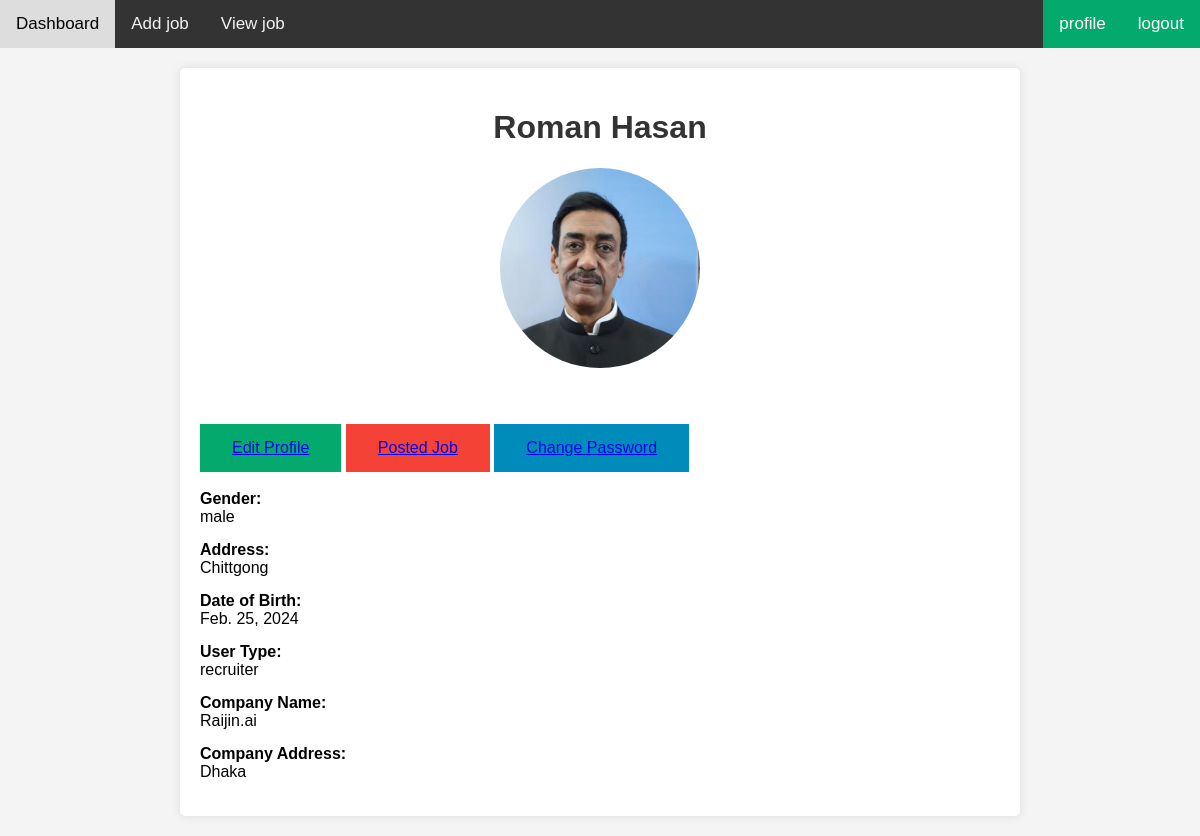
Screenshot of /profile/BasicInformation/ (signed in) with the database file from the repository.
### jobPortalApp/models.py (models this page shows, shortened)
class customUserModel(AbstractUser):
    profile_picture = models.ImageField(upload_to='media/profilePic')
    GENDER = [
        ('male', 'Male'),
        ('female', 'Female'),
        ('other', 'Other'),
    ]
    gender = models.CharField(choices=GENDER, max_length=100)
    address = models.CharField(max_length=100)
    date_of_birth = models.DateField(auto_now_add=True)
    USER_TYPE = [
        ('recruiter', 'Job_Recruiter'),
        ('seeker', 'Job_Seeker'),
    ]
    user_type = models.CharField(choices=USER_TYPE, max_length=100)

class JobRecruiterProfile(models.Model):
    user=models.OneToOneField(customUserModel,on_delete=models.CASCADE,related_name='jobrecruiterprofile')
    company_name=models.CharField(max_length=40)
    company_address=models.CharField(max_length=40)

### jobPortalProject/views.py (the view)
# urls.py: path('profile/BasicInformation/', BasicInformation, name = 'BasicInformation'),
def BasicInformation(request):
    return render(request,'BasicInformation.html')

### template/BasicInformation.html
{% extends 'profile.html' %}
{% block basicinformation %}
<div class="field">
    <label>Gender:</label>
    <p>{{user.gender}}</p>
</div>
<div class="field">
    <label>Address:</label>
    <p>{{user.address}}</p>
</div>
<div class="field">
    <label>Date of Birth:</label>
    <p>{{user.date_of_birth}}</p>
</div>
<div class="field">
    <label>User Type:</label>
    <p>{{user.user_type}}</p>
</div>
{% if user.jobseekerprofile %}
<div class="field">
    <label>Skills:</label>
    <p>{{user.jobseekerprofile.skils}}</p>
</div>
<div class="field">
    <label>Work Experience:</label>
    <p>{{user.jobseekerprofile.work_experience}}</p>
</div>
{% elif user.jobrecruiterprofile %}
<div class="field">
    <label>Company Name:</label>
    <p>{{user.jobrecruiterprofile.company_name}}</p>
</div>
<div class="field">
    <label>Company Address:</label>
    <p>{{user.jobrecruiterprofile.company_address}}</p>
</div>
{% endif %}
</div>
{% endblock basicinformation %}

### template/profile.html (shortened to what this page needs)
{% extends 'index.html' %}
{% block content %}
<!DOCTYPE html>
<html lang="en">
<head>
</head>
<body>
    <div class="container">
        <h1>{{user.first_name}} {{user.last_name}}</h1>
        <img class="profile-picture" src="/{{user.profile_picture}}" alt="Profile Picture">
        <br>
        <br>
        <button class="button"><a href=" {% url 'editProfilePage' %} ">Edit Profile</a></button>
        {% if user.user_type == 'recruiter' %}
        <button class="button button3"><a href=" {% url 'jobPosterbyRecruiter' %} ">Posted Job</a></button>
        {% endif %}
        <button class="button button2"><a href=" {% url 'changePasswordPage' %} ">Change Password</a></button>
        <br>
        <br>
        <div>
            {% block basicinformation %}
            {% endblock basicinformation %}
    </div>
</body>
</html>
{% endblock content %}

### template/navbar.html (style rules this page uses)
body { margin: 0; font-family: Arial, Helvetica, sans-serif; }

### template/profile.html (style rules this page uses)
body { font-family: Arial, sans-serif; margin: 0; padding: 0; background-color: #f4f4f4; }
.container { max-width: 800px; margin: 20px auto; padding: 20px; background-color: #fff; border-radius: 5px; box-shadow: 0 0 10px rgba(0, 0, 0, 0.1); }
h1 { text-align: center; color: #333; }
.profile-picture { display: block; margin: 0 auto 20px; width: 200px; height: 200px; border-radius: 50%; object-fit: cover; }
.field { margin-bottom: 15px; }
label { font-weight: bold; }
p { margin: 0; }
.button { background-color: #04AA6D; border: none; color: white; padding: 15px 32px; text-align: center; text-decoration: none; display: inline-block; font-size: 16px; }
.button2 { background-color: #008CBA; }
.button3 { background-color: #f44336; }

### rows the page displays
customUserModel: first_name "Roman", last_name "Hasan", profile_picture (picture), gender "male", address "Chittgong", date_of_birth "Feb. 25, 2024", user_type "recruiter", jobrecruiterprofile.company_name "Raijin.ai", jobrecruiterprofile.company_address "Dhaka"
